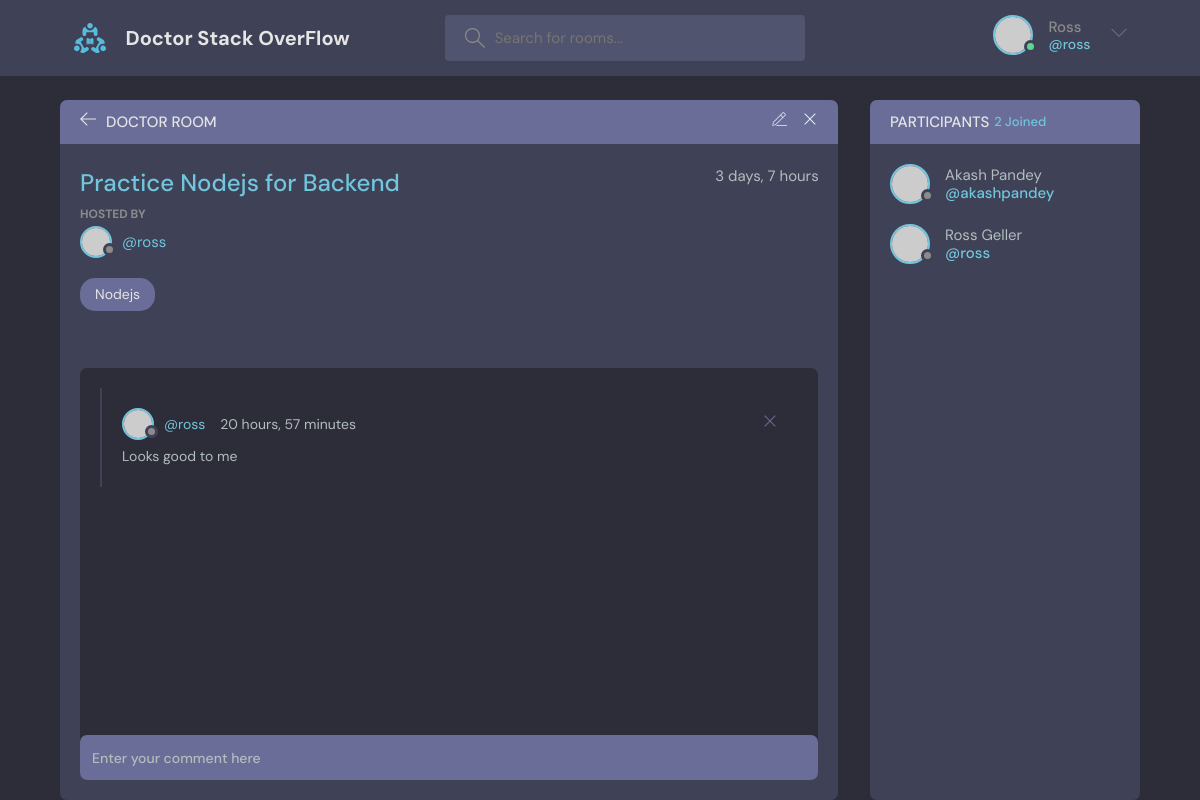
/room/11 (signed in), run on the app's committed database.
### base/models.py (models this page shows, shortened)
class Room(models.Model):
    host = models.ForeignKey(User, on_delete=models.SET_NULL, null=True)
    topic = models.ForeignKey(Topic, on_delete=models.SET_NULL, null=True)
    name = models.CharField(max_length=200)
    description = models.TextField(null=True, blank=True)
    participants = models.ManyToManyField(
        User, related_name='participants', blank=True)
    updated_at = models.DateTimeField(auto_now=True)
    created_at = models.DateTimeField(auto_now_add=True)
    class Meta:
        ordering = ['-updated_at', '-created_at']

class Topic(models.Model):
    name = models.CharField(max_length=200)
    def __str__(self):
        return self.name

class Message(models.Model):
    user = models.ForeignKey(User, on_delete=models.CASCADE)
    room = models.ForeignKey(Room, on_delete=models.CASCADE)
    body = models.TextField()
    updated_at = models.DateTimeField(auto_now=True)
    created_at = models.DateTimeField(auto_now_add=True)
    class Meta:
        ordering = ['-updated_at', '-created_at']

### base/views.py (the view, shortened to what this page needs)
# urls.py: path('room/<pk>', views.room, name='room'),
def room(request, pk):
    room = Room.objects.get(id=pk)
    room_messages = room.message_set.all().order_by('-created_at')
    participants = room.participants.all()
    print("Participants", participants)
    context = {'room': room, 'room_messages': room_messages,
               'participants': participants}
    return render(request, 'base/room.html', context)

### base/templates/base/room.html (shortened to what this page needs)
{%extends 'main.html' %}
{%block content%}
    <main class="profile-page layout layout--2">
      <div class="container">
        <div class="room">
          <div class="room__top">
            <div class="room__topLeft">
              <a href="{% url 'home' %}">
                <svg version="1.1" xmlns="http://www.w3.org/2000/svg" width="32" height="32" viewBox="0 0 32 32">
                  <title>arrow-left</title>
                  <path
                    d="M13.723 2.286l-13.723 13.714 13.719 13.714 1.616-1.611-10.96-10.96h27.625v-2.286h-27.625l10.965-10.965-1.616-1.607z"
                  ></path>
                </svg>
              </a>
              <h3>Doctor Room</h3>
            </div>
            {% if request.user == room.host %}
            <div class="room__topRight">
              <a href="{% url 'update-room' room.id%}">
              </a>
              <a href="{% url 'delete-room' room.id%}">
                <svg version="1.1" xmlns="http://www.w3.org/2000/svg" width="32" height="32" viewBox="0 0 32 32">
                  <title>remove</title>
                  <path
                    d="M27.314 6.019l-1.333-1.333-9.98 9.981-9.981-9.981-1.333 1.333 9.981 9.981-9.981 9.98 1.333 1.333 9.981-9.98 9.98 9.98 1.333-1.333-9.98-9.98 9.98-9.981z"
                  ></path>
                </svg>
              </a>
            </div>
            {%endif%}
          </div>
          <div class="room__box scroll">
            <div class="room__header scroll">
              <div class="room__info">
                <h3>{{room.name}}</h3>
                <span>{{room.created_at|timesince}}</span>
              </div>
              <div class="room__hosted">
                <p>Hosted By</p>
                <a href="{%url 'user-profile' room.host.id %}" class="room__author">
                  <div class="avatar avatar--small">
                    <img src="https://randomuser.me/api/portraits/men/37.jpg" />
                  </div>
                  <span>@{{room.host.username}}</span>
                </a>
              </div>
              <span class="room__topics"> {{room.topic}}</span>
            </div>
            <div class="room__conversation">
              <div class="threads scroll">
                {%for room__message in room_messages%}
                <div class="thread">
                  <div class="thread__top">
                    <div class="thread__author">
                      <a href="{%url 'user-profile' room__message.user.id %}" class="thread__authorInfo">
                        <div class="avatar avatar--small">
                          <img src="https://randomuser.me/api/portraits/men/37.jpg" />
                        </div>
                        <span>@{{room__message.user}}</span>
                      </a>
                      <span class="thread__date">{{room__message.created_at|timesince}}</span>
                    </div>
                    {%if room__message.user == request.user%}
                    <div class="thread__delete">
                      <a href="{% url 'delete-message' room__message.id%}">
                      <svg version="1.1" xmlns="http://www.w3.org/2000/svg" width="32" height="32" viewBox="0 0 32 32">
                        <title>remove</title>
                        <path
                          d="M27.314 6.019l-1.333-1.333-9.98 9.981-9.981-9.981-1.333 1.333 9.981 9.981-9.981 9.98 1.333 1.333 9.981-9.98 9.98 9.98 1.333-1.333-9.98-9.98 9.98-9.981z"
                        ></path>
                      </svg>
                    </a>
                    </div>
                    {%endif%}
                  </div>
                  <div class="thread__details">
                    {{room__message.body}}
                  </div>
                </div>
                {%endfor%}
              </div>
            </div>
          </div>
          {% if request.user.is_authenticated%}
          <div class="room__message">
            <form method="POST" action="">
              <input type="text" name="body" placeholder="Enter your comment here"/>
          </form>
          </div>
          {%endif%}
        </div>
        <div class="participants">
          <h3 class="participants__top">Participants <span>{{participants.count}} Joined</span></h3>
          <div class="participants__list scroll">
            {%for p in participants%}
            <a href="{% url 'user-profile' p.id%}" class="participant">
              <div class="avatar avatar--medium">
                <img src="https://randomuser.me/api/portraits/men/37.jpg" />
              </div>
              <p>
                {{p.first_name}} {{p.last_name}}
                <span>@{{p.username}}</span>
              </p>
            </a>
            {%endfor%}
          </div>
        </div>
      </div>
    </main>
{%endblock%}

### templates/navbar.html (shortened to what this page needs)
{%load static %}
<header class="header header--loggedIn">
  <div class="container">
    <a href="{% url 'home' %}" class="header__logo">
      <img src="{% static 'images/logo.svg' %}" />
      <h1>Doctor Stack OverFlow</h1>
    </a>
    <form class="header__search" method="GET", action="{% url 'home' %}">
      <label>
        <input name = "q" placeholder="Search for rooms..." />
      </label>
    </form>
    <nav class="header__menu">
      {% if request.user.is_authenticated %}
      <div class="header__user">
        <a href="{% url 'user-profile' request.user.id %}">
          <div class="avatar avatar--medium active">
            <img src="https://randomuser.me/api/portraits/men/37.jpg" />
          </div>
          <p>{{request.user.first_name}} <span>@{{request.user.username}}</span></p>
        </a>
        <button class="dropdown-button">
          <svg version="1.1" xmlns="http://www.w3.org/2000/svg" width="32" height="32" viewBox="0 0 32 32">
            <title>chevron-down</title>
            <path d="M16 21l-13-13h-3l16 16 16-16h-3l-13 13z"></path>
          </svg>
        </button>
      </div>
      {%else %}
      <a href="{% url 'login' %}">
        <img src="{% static 'images/logo.svg' %}" />
        <p>Login</p>
      </a>
      {% endif %}
    </nav>
  </div>
</header>

### data on the page
Room: name "Practice Nodejs for Backend", created_at "3 days, 7 hours", host.username "ross", topic "Nodejs"
Message: user "ross", created_at "20 hours, 57 minutes", body "Looks good to me"

### other printed values
{{ request.user.first_name }} "Ross"
{{ request.user.username }} "ross"
{{ participants.count }} "2"
{{ p.first_name }} "Akash"
{{ p.last_name }} "Pandey"
{{ p.username }} "akashpandey"
{{ p.first_name }} "Ross"
{{ p.last_name }} "Geller"
{{ p.username }} "ross"
